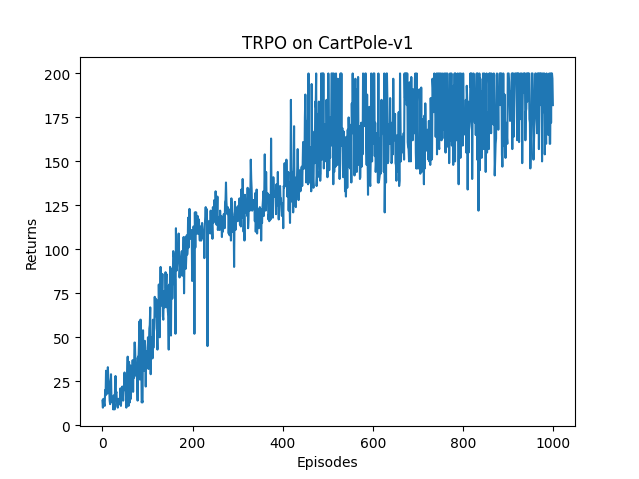

This figure's Python source:
#!/usr/bin/env python3
# -*- coding: utf-8 -*-
import copy
from pathlib import Path

import gymnasium as gym
import torch
import torch.nn.functional as F
import numpy as np
import matplotlib.pyplot as plt
from tqdm import tqdm



#===============================================================================
# 策略网络
#===============================================================================
class PolicyNet(torch.nn.Module):
    def __init__(self, state_dim, hidden_dim, action_dim):
        super(PolicyNet, self).__init__()
        self.fc1 = torch.nn.Linear(state_dim, hidden_dim)
        self.fc2 = torch.nn.Linear(hidden_dim, action_dim)

    def forward(self, x):
        x = F.relu(self.fc1(x))
        return F.softmax(self.fc2(x),dim=1)         # [向左概率, 向右概率]



#===============================================================================
# 价值网络
#===============================================================================
class ValueNet(torch.nn.Module):
    def __init__(self, state_dim, hidden_dim):
        super(ValueNet, self).__init__()
        self.fc1 = torch.nn.Linear(state_dim, hidden_dim)
        self.fc2 = torch.nn.Linear(hidden_dim, 1)

    def forward(self, x):
        x = F.relu(self.fc1(x))
        return self.fc2(x)                          # 当前状态价值估计,标量



#===============================================================================
# TRPO算法
#===============================================================================
class TRPO:
    def __init__(self, hidden_dim, state_space, action_space, lmbda, kl_constraint, alpha, critic_lr, gamma, device):
        state_dim = state_space.shape[0]
        action_dim = action_space.n

        # 策略网络参数不需要优化器更新
        self.actor = PolicyNet(state_dim, hidden_dim, action_dim).to(device)
        self.critic = ValueNet(state_dim, hidden_dim).to(device)
        self.critic_optimizer = torch.optim.Adam(self.critic.parameters(), lr=critic_lr)
        
        self.gamma = gamma
        self.lmbda = lmbda                                      # GAE参数
        self.kl_constraint = kl_constraint                      # kl距离最大限制
        self.alpha = alpha                                      # 线性搜索参数
        self.device = device
        

    def take_action(self, state):
        state = torch.tensor(np.array([state]), dtype=torch.float).to(self.device)
        probs = self.actor(state)                               # 输出动作概率 [向左概率, 向右概率]
        action_dist = torch.distributions.Categorical(probs)    # 创建1个类别分布对象,其参数是每个类别的概率
        action = action_dist.sample()                           # 根据概率分布进行1次随机采样,返回1个张量,形状为(1,)
        return action.item()                                    # 将单元素张量转换为 Python 标量整数

    # 计算黑塞矩阵和一个向量的乘积
    def hessian_matrix_vector_product(self, states, old_action_dists, vector):
        new_action_dists = torch.distributions.Categorical(self.actor(states))
        kl = torch.mean(torch.distributions.kl.kl_divergence(old_action_dists, new_action_dists)) # 计算平均 KL 距离
        kl_grad = torch.autograd.grad(kl, self.actor.parameters(), create_graph=True)
        kl_grad_vector = torch.cat([grad.view(-1) for grad in kl_grad])
        kl_grad_vector_product = torch.dot(kl_grad_vector, vector)
        grad2 = torch.autograd.grad(kl_grad_vector_product, self.actor.parameters())
        grad2_vector = torch.cat([grad.view(-1) for grad in grad2])
        return grad2_vector

    # 共轭梯度法求解方程(求解线性系统 Hx=g)
    def conjugate_gradient(self, grad, states, old_action_dists): 
        x = torch.zeros_like(grad)
        r = grad.clone()
        p = grad.clone()
        rdotr = torch.dot(r, r)
        for i in range(10):                                                     # 共轭梯度主循环
            Hp = self.hessian_matrix_vector_product(states, old_action_dists, p)
            alpha = rdotr / (torch.dot(p, Hp) + 1e-8)
            x += alpha * p
            r -= alpha * Hp
            new_rdotr = torch.dot(r, r)
            if new_rdotr < 1e-10:
                break
            beta = new_rdotr / rdotr
            p = r + beta * p
            rdotr = new_rdotr
        return x

    # 计算策略目标
    def compute_surrogate_obj(self, states, actions, advantage, old_log_probs, actor): 
        log_probs = torch.log(actor(states).gather(1, actions) + 1e-8)          # 当前动作概率
        ratio = torch.exp(log_probs - old_log_probs)                            # e**(当前动作概率 - 上一动作概率)
        return torch.mean(ratio * advantage)                                    # 平均值(概率比值 * 优势函数)

    # 线性搜索
    def line_search(self, states, actions, advantage, old_log_probs, old_action_dists, max_vec):
        old_para = torch.nn.utils.convert_parameters.parameters_to_vector(self.actor.parameters())
        old_obj = self.compute_surrogate_obj(states, actions, advantage, old_log_probs, self.actor)
        for i in range(15):                                                     # 线性搜索主循环
            coef = self.alpha ** i
            new_para = old_para + coef * max_vec
            new_actor = copy.deepcopy(self.actor)
            torch.nn.utils.convert_parameters.vector_to_parameters(new_para, new_actor.parameters())
            new_action_dists = torch.distributions.Categorical(new_actor(states))
            kl_div = torch.mean(torch.distributions.kl.kl_divergence(old_action_dists, new_action_dists))
            new_obj = self.compute_surrogate_obj(states, actions, advantage, old_log_probs, new_actor)
            if new_obj.item() > old_obj.item() and kl_div.item() < self.kl_constraint:
                return new_para
        return old_para

    # 更新策略函数
    def policy_learn(self, states, actions, old_action_dists, old_log_probs, advantage):
        surrogate_obj = self.compute_surrogate_obj(states, actions, advantage, old_log_probs, self.actor)
        grads = torch.autograd.grad(surrogate_obj, self.actor.parameters())         # 计算代理函数关于 actor 网络所有参数的梯度
        obj_grad = torch.cat([grad.view(-1) for grad in grads]).detach()            # 获取梯度值g
        descent_direction = self.conjugate_gradient(obj_grad, states, old_action_dists) # 用共轭梯度法计算 x = H^(-1)g
        Hd = self.hessian_matrix_vector_product(states, old_action_dists, descent_direction)        # 黑塞矩阵向量积
        max_coef = torch.sqrt(2 * self.kl_constraint / (torch.dot(descent_direction, Hd) + 1e-8))   # 计算缩放因子
        new_para = self.line_search(states, actions, advantage, old_log_probs, old_action_dists, descent_direction * max_coef) # 线性搜索
        torch.nn.utils.convert_parameters.vector_to_parameters(new_para, self.actor.parameters()) # 用线性搜索后的参数更新策略

    # 新策略参数 = 旧策略参数 + KLK范围内的更新
    #----------------------------------------------------------------------------------------------
    # 更新policy网络参数: TRPO 的特殊流程更新
    # 更新critic网络参数: 普通 优化器(Adam) 和 均方误差损失(MSE) 更新
    def update(self, transition_dict):
        states = torch.tensor(np.array(transition_dict['states']), dtype=torch.float).to(self.device)
        actions = torch.tensor(transition_dict['actions']).view(-1, 1).to(self.device)
        rewards = torch.tensor(transition_dict['rewards'], dtype=torch.float).view(-1, 1).to(self.device)
        next_states = torch.tensor(np.array(transition_dict['next_states']), dtype=torch.float).to(self.device)
        dones = torch.tensor(transition_dict['dones'], dtype=torch.float).view(-1, 1).to(self.device)
        
        # 计算TD target 和 TD error
        td_target = rewards + self.gamma * self.critic(next_states) * (1 - dones)   # TD_target = r + !Qn+1(s,a)
        td_delta = td_target - self.critic(states)                                  # TD_error = TD_target - Qn(s,a)
        
        # 使用 均方误差损失(MSE) 计算 优势函数(advantage)
        advantage = compute_advantage(self.gamma, self.lmbda, td_delta.cpu()).to(self.device)
        
        # 记录策略网络数据
        old_log_probs = torch.log(self.actor(states).gather(1, actions) + 1e-8).detach()    # 提取策略网络的输出动作并隔离梯度更新
        old_action_dists = torch.distributions.Categorical(self.actor(states).detach())     # 创建离散分类分布
        
        # 价值网络计算与更新
        critic_loss = F.mse_loss(self.critic(states), td_target.detach())           # 计算价值网络的均方误差(MSE)
        self.critic_optimizer.zero_grad()                                           # 价值网络清零梯度
        critic_loss.backward()                                                      # 价值网络反向传播,计算梯度
        self.critic_optimizer.step()                                                # 价值网络梯度更新参数
        
        # 策略网络计算与更新
        self.policy_learn(states, actions, old_action_dists, old_log_probs, advantage)

    # 保存训练的模型
    def save(self, path):
        torch.save(self.actor.state_dict(), path)
        print(f"模型已保存到: {path}")

    # 加载训练的模型
    def load(self, path):
        self.actor.load_state_dict(torch.load(path, map_location=self.device))
        self.actor.eval()
        print(f"模型已加载自: {path}")



#===============================================================================
# 优势函数(广义优势估计)
#===============================================================================
def compute_advantage(gamma, lmbda, td_delta):
    td_delta = td_delta.detach().numpy()                                # TD_error
    advantage_list = []
    advantage = 0.0
    for delta in td_delta[::-1]:                                        # 逆序遍历TD误差（从后往前）
        advantage = gamma * lmbda * advantage + delta                   # GAE递推公式,逆向递推
        advantage_list.append(advantage)
    advantage_list.reverse()                                            # 恢复正向顺序
    return torch.tensor(np.array(advantage_list), dtype=torch.float)    # 转回Tensor


#===============================================================================
# 在线策略训练智能体
#===============================================================================
def train_on_policy_agent(env, agent, num_episodes):
    return_list = []
    for i in range(10):
        with tqdm(total=int(num_episodes / 10), desc='Iteration %d' % i) as pbar:
            for i_episode in range(int(num_episodes / 10)):
                episode_return = 0
                transition_dict = {'states': [], 'actions': [], 'next_states': [], 'rewards': [], 'dones': []}
                state, info = env.reset()
                done = False
                while not done:
                    action = agent.take_action(state)
                    next_state, reward, terminated, truncated, _ = env.step(action)
                    done = terminated or truncated

                    transition_dict['states'].append(state)
                    transition_dict['actions'].append(action)
                    transition_dict['next_states'].append(next_state)
                    transition_dict['rewards'].append(reward)
                    transition_dict['dones'].append(done)

                    state = next_state
                    episode_return += reward

                return_list.append(episode_return)
                agent.update(transition_dict)

                if (i_episode + 1) % 10 == 0:
                    pbar.set_postfix({'episode': '%d' % (num_episodes / 10 * i + i_episode + 1), 'return': '%.3f' % np.mean(return_list[-10:])})
                pbar.update(1)
    return return_list



#===============================================================================
# 主函数
#===============================================================================
def main():
    env_name = 'CartPole-v1'
    env = gym.make(env_name, max_episode_steps=200)

    env.reset(seed=0)
    torch.manual_seed(0)
    env.action_space.seed(0)

    hidden_dim = 128                                # 隐藏层数
    lmbda = 0.95                                    # 工程中一般就用这个值(控制bias与variance的折中)
    kl_constraint = 0.0005                          # KL散度参数
    alpha = 0.5                                     # 线性搜索缩放系数
    critic_lr = 1e-2                                # 价值网络学习率
    gamma = 0.98                                    # 折扣因子
    device = torch.device("cuda") if torch.cuda.is_available() else torch.device("cpu")
    agent = TRPO(hidden_dim, env.observation_space, env.action_space, lmbda, kl_constraint, alpha, critic_lr, gamma, device)

    num_episodes = 1000
    return_list = train_on_policy_agent(env, agent, num_episodes)

    model_path = Path(__file__).resolve().parent / "trpo_cartpole.pth"
    agent.save(model_path)

    episodes_list = list(range(len(return_list)))
    plt.plot(episodes_list,return_list)
    plt.xlabel('Episodes')
    plt.ylabel('Returns')
    plt.title('TRPO on {}'.format(env_name))
    plt.show()










if __name__ == "__main__":
    main()
